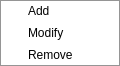
<?xml version="1.0"?>
<ui version="4.0">
 <class>UserphraseViewMenu</class>
 <widget class="QMenu" name="UserphraseViewMenu">
  <action name="actionAddPhrase">
   <property name="text">
    <string>Add</string>
   </property>
  </action>
  <action name="actionModifyPhrase">
   <property name="text">
    <string>Modify</string>
   </property>
  </action>
  <action name="actionRemovePhrase">
   <property name="text">
    <string>Remove</string>
   </property>
  </action>
  <addaction name="actionAddPhrase"/>
  <addaction name="actionModifyPhrase"/>
  <addaction name="actionRemovePhrase"/>
 </widget>
</ui>
